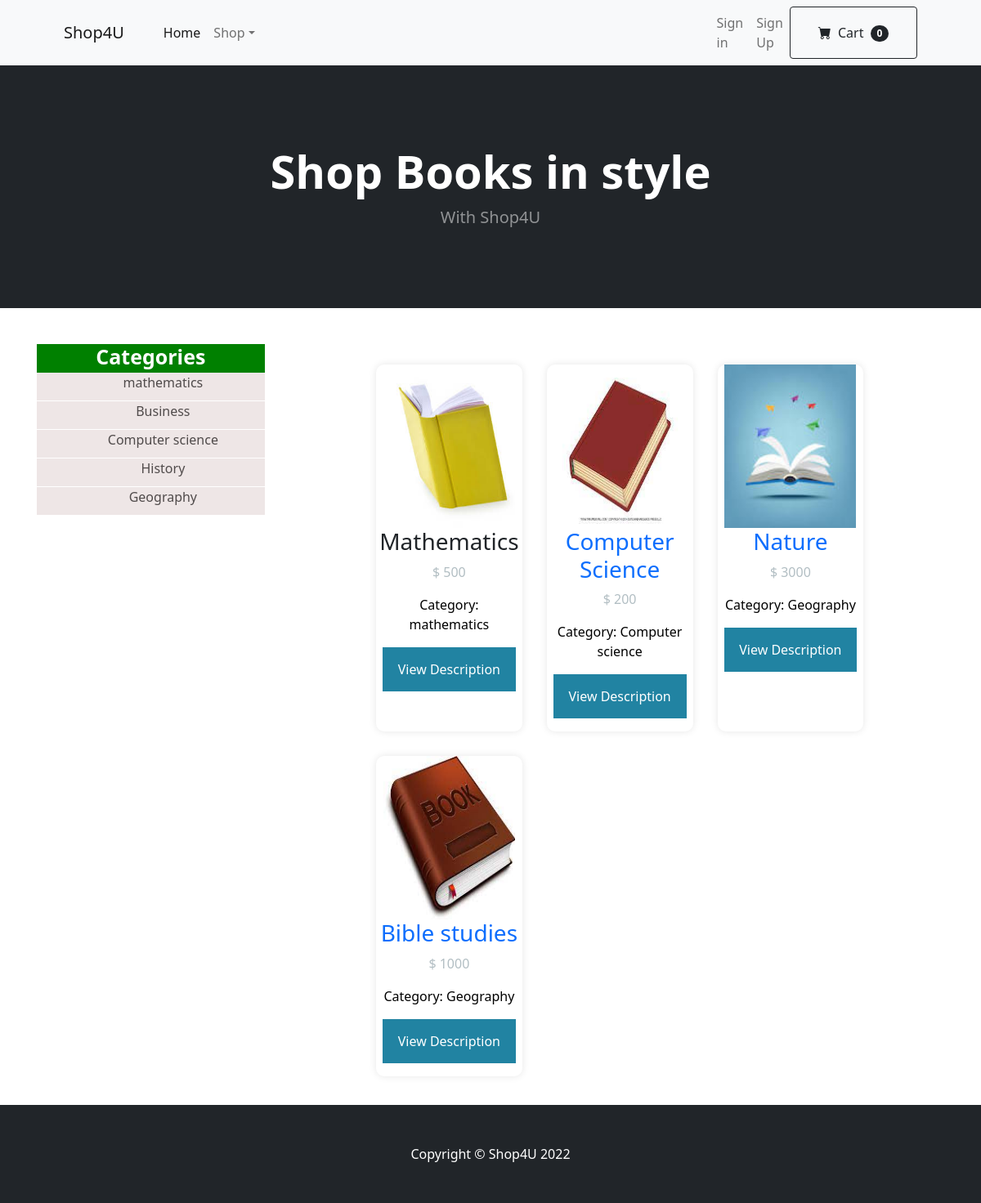
The page / on the database its author committed.
### tables this page shows
CREATE TABLE IF NOT EXISTS `categories` (
  `categoryId` int(11) NOT NULL,
  `name` varchar(200) NOT NULL,
  `description` varchar(200) NOT NULL
);

CREATE TABLE IF NOT EXISTS `books` (
  `bookId` int(11) NOT NULL,
  `title` varchar(200) NOT NULL,
  `author` varchar(200) NOT NULL,
  `description` varchar(200) NOT NULL,
  `category` varchar(200) NOT NULL,
  `price` double NOT NULL,
  `image` text NOT NULL,
  `bookstoreName` varchar(200) NOT NULL
);

### index.php (the view, shortened to what this page needs)
<!DOCTYPE html>
<html lang="en">
    <head>
        <link rel="stylesheet" type="text/css" href="style.css">
        <link rel="stylesheet" type="text/css" href="style1.css">
        <link href="https://cdn.jsdelivr.net/npm/bootstrap-icons@1.5.0/font/bootstrap-icons.css" rel="stylesheet" />
        <link href="css/styles.css" rel="stylesheet" />
    </head>
    <body>
        <nav class="navbar navbar-expand-lg navbar-light bg-light">
            <div class="container px-4 px-lg-5">
                <a class="navbar-brand" href="#!">Shop4U</a>
                <div class="collapse navbar-collapse" id="navbarSupportedContent">
                    <ul class="navbar-nav me-auto mb-2 mb-lg-0 ms-lg-4">
                        <li class="nav-item"><a class="nav-link active" aria-current="page" href="index.php">Home</a></li>
                        <li class="nav-item dropdown">
                            <a class="nav-link dropdown-toggle" id="navbarDropdown" href="#" role="button" data-bs-toggle="dropdown" aria-expanded="false">Shop</a>
                        </li>
                    </ul>
                    <form class="d-flex">
                        <ul class="navbar-nav me-auto mb-2 mb-lg-0 ms-lg-4">
                        <li class="nav-item"><a class="nav-link" href="signin.php">Sign in</a></li>
                        <li class="nav-item"><a class="nav-link" href="signup.php">Sign Up</a></li>
                    </ul>
                        <button class="btn btn-outline-dark" type="submit">
                            <i class="bi-cart-fill me-1"></i>
                            Cart
                            <span class="badge bg-dark text-white ms-1 rounded-pill">0</span>
                        </button>
                    </form>
                </div>
            </div>
        </nav>
        <header class="bg-dark py-5">
            <div class="container px-4 px-lg-5 my-5">
                <div class="text-center text-white">
                    <h1 class="display-4 fw-bolder">Shop Books in style</h1>
                    <p class="lead fw-normal text-white-50 mb-0">With Shop4U</p>
                </div>
            </div>
        </header>
            <div id="primary_right">
                    <br>
            <div class="ta">
            <div class="td">
            <div class="tb">
<div class="title_box">Categories</div>
      <ul class="left_menu">
        <?php
            categories();
        ?>
                            <div class="right_menu">
                <?php
                            $result = mysql_query("SELECT* from books inner JOIN categories on books.category=categories.categoryId") or die(mysql_error());
                            $res = mysql_numrows($result);
                            if($res == 0){
                            echo '<image src = "images/images.png" width="160" height="200">';
                            echo'<h2> <font color="black" size="3px">No Book Available in this Category</h2></font>';
                            echo'</div>';
                            }else {
                            while($row=mysql_fetch_array($result)){
                                                            echo '<div class="gallery">';
      echo '<div class="content">';
                            echo '<image src = "bookstore/images/books/'.$row['image'].'" width="160" height="200">';
                            echo'<h3>'.$row['title'].'</font></h3>';
                            echo'<p>$ '.$row['price'].'</p></font>';
                            echo'<p> <font color="black" size="3px">Category: '.$row['name'].'</p></font>';
                            echo'<p><button class = "buy-1"><a href="book-details.php?id='. $row['bookId'] . '"><font color="white" name="btn">View Description</font></button></p>';
                            echo'</div>';
                            echo "</div";
                            }
                        }
                            ?>
                        </div>
                    </div>
                </div>
            </div>
        </div>
</body>
</html>
<?php
function categories(){
        $query = mysql_query("SELECT * FROM categories") or die (mysql_error());
        while($row = mysql_fetch_array($query)){
                echo "<li class = 'even'><a href ='category.php?id=".$row['categoryId']."'>".$row['name']."</a></li>";
            }
        echo "</ul>";
        }
        ?>
        <?php include "footer.php"?>
    </body>
</html>

### style.css (style rules this page uses)
#primary_right { text-align: center; margin-left:-255px; min-height:500px; overflow:hidden; }
.title_box { width:25%; height:35px; margin-top: -100px; background: green; text-align:center; font-size:25px; font-weight:bold; color:#fff; line-height:30px; }
ul.left_menu { width:25%; padding:0px; margin:0px; list-style:none; }
ul.left_menu li { margin:0px; list-style:none; }
ul.left_menu li.even a { height:35px; display:block; background:url(images/checked.png) no-repeat left #eee6e6; background-position:5px 5px; border-bottom:1px #FFFFFF solid; text-decoration:none; text-align: center; color:#504b4b; padding:0 0 0 30px; line-height:25px; }
.right_menu { margin-left: 350px; margin-top: 20px; clear: all; margin-right: 0px; clear: both; }
.ta { margin-left: 280px; margin-right: 20px; margin-bottom: 100px; }
.td { background-color: white; width: 100%; float: left; margin-top: 100px; border-radius: 5px; clear: both; }
.tb { padding: 20px; }
.container p { text-decoration: none; }

### style1.css (style rules this page uses)
.content a { text-decoration: none; }
a { text-decoration: none; }
.gallery { display: flex; flex-wrap: wrap; width: 100%; justify-content: left; align-items: left; text-decoration: none; padding-left: 50px; clear: both; margin-top: -220px; }
.content { width: 25%; margin: 15px; justify-content: left; align-items: left; box-sizing: border-box; float: left; text-align: center; border-radius:10px; border-top-right-radius: 10px; border-bottom-right-radius: 10px; padding-top: 10px; box-shadow: 0 0 10px rgba(0, 0, 0, 0.1); transition: .4s; padding: 0px; }
.content img { width: 90%; height: 200px; text-align: center; margin: 0 auto; display: block; }
p { text-align: center; color: #b2bec3; padding: 0 8px; text-decoration: none; }
button { text-align: center; font-size: 24px; color: #fff; width: 100%; padding: 15px; border:0px; outline: none; cursor: pointer; margin-top: 5px; border-bottom-right-radius: 10px; border-bottom-left-radius: 10px; }
.buy-1 { background-color: #2183a2; }

### rows shown on the page
categories: name "mathematics"
categories: name "Business"
categories: name "Computer science"
categories: name "History"
categories: name "Geography"
books: image (picture), title "Mathematics", price "500", categories.name "mathematics"
books: image (picture), title "Computer Science", price "200", categories.name "Computer science"
books: image (picture), title "Nature", price "3000", categories.name "Geography"
books: image (picture), title "Bible studies", price "1000", categories.name "Geography"
